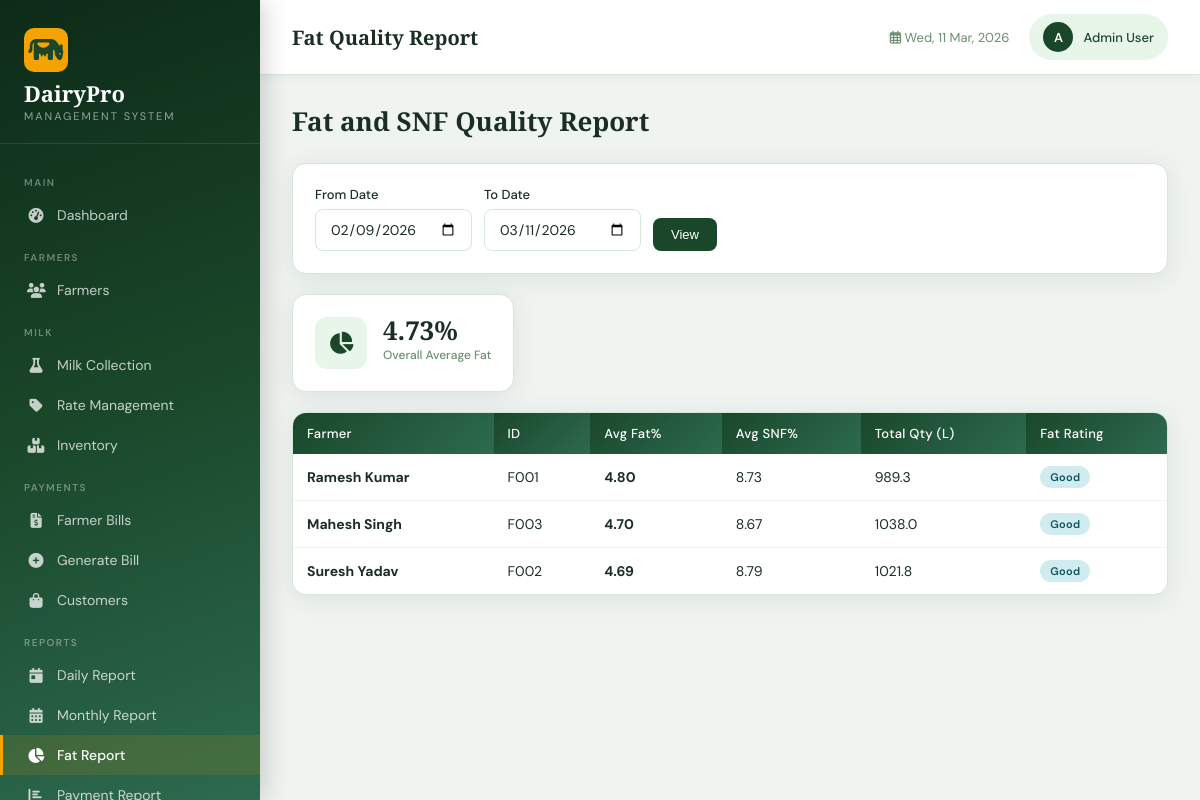
The page /reports/fat/ (signed in) on the database its author committed.
### farmers/models.py (models this page shows, shortened)
class Farmer(models.Model):
    farmer_id = models.CharField(max_length=20, unique=True)
    name = models.CharField(max_length=100)
    address = models.TextField()
    phone = models.CharField(max_length=15)
    email = models.EmailField(blank=True)
    bank_name = models.CharField(max_length=100, blank=True)
    account_number = models.CharField(max_length=30, blank=True)
    ifsc_code = models.CharField(max_length=20, blank=True)
    joining_date = models.DateField()
    is_active = models.BooleanField(default=True)
    photo = models.ImageField(upload_to='farmers/', blank=True, null=True)
    created_at = models.DateTimeField(auto_now_add=True)
    updated_at = models.DateTimeField(auto_now=True)
    class Meta:
        ordering = ['farmer_id']

### reports/views.py (the view)
# urls.py: path('fat/', views.fat_report, name='fat_report'),
@login_required
def fat_report(request):
    today = date.today()
    from_date = request.GET.get('from_date', str(today - timedelta(days=30)))
    to_date = request.GET.get('to_date', str(today))
    data = MilkCollection.objects.filter(date__gte=from_date, date__lte=to_date).values(
        'farmer__name', 'farmer__farmer_id'
    ).annotate(
        avg_fat=Avg('fat'), avg_snf=Avg('snf'), total_qty=Sum('quantity')
    ).order_by('-avg_fat')
    overall_fat = MilkCollection.objects.filter(date__gte=from_date, date__lte=to_date).aggregate(Avg('fat'))['fat__avg'] or 0
    return render(request, 'reports/fat.html', {
        'data': data, 'from_date': from_date, 'to_date': to_date, 'overall_fat': overall_fat
    })

### templates/reports/fat.html (shortened to what this page needs)
{% extends 'base.html' %}
{% block page_title %}Fat Quality Report{% endblock %}
{% block content %}
<div class="page-header"><div><h2>Fat and SNF Quality Report</h2></div></div>
<div class="card" style="margin-bottom:20px;">
  <div class="card-body">
    <form method="get" style="display:flex;gap:12px;align-items:flex-end;">
      <div class="form-group" style="margin:0;"><label class="form-label">From Date</label><input type="date" name="from_date" value="{{ from_date }}" class="form-control"></div>
      <div class="form-group" style="margin:0;"><label class="form-label">To Date</label><input type="date" name="to_date" value="{{ to_date }}" class="form-control"></div>
      <button type="submit" class="btn btn-primary">View</button>
    </form>
  </div>
</div>
<div class="stat-card" style="margin-bottom:20px;display:inline-flex;">
  <div class="stat-icon green"><i class="fas fa-chart-pie"></i></div>
  <div class="stat-info"><div class="stat-value">{{ overall_fat|floatformat:2 }}%</div><div class="stat-label">Overall Average Fat</div></div>
</div>
<div class="card">
  <div class="card-body" style="padding:0;">
    <div class="table-wrapper">
      <table>
        <thead><tr><th>Farmer</th><th>ID</th><th>Avg Fat%</th><th>Avg SNF%</th><th>Total Qty (L)</th><th>Fat Rating</th></tr></thead>
        <tbody>
        {% for d in data %}
        <tr>
          <td><strong>{{ d.farmer__name }}</strong></td>
          <td>{{ d.farmer__farmer_id }}</td>
          <td><strong>{{ d.avg_fat|floatformat:2 }}</strong></td>
          <td>{{ d.avg_snf|floatformat:2 }}</td>
          <td>{{ d.total_qty|floatformat:1 }}</td>
          <td>
            {% if d.avg_fat >= 5 %}<span class="badge badge-success">Excellent</span>
            {% elif d.avg_fat >= 4 %}<span class="badge badge-info">Good</span>
            {% elif d.avg_fat >= 3.5 %}<span class="badge badge-warning">Average</span>
            {% else %}<span class="badge badge-danger">Low</span>{% endif %}
          </td>
        </tr>
        {% empty %}
        <tr><td colspan="6" style="text-align:center;padding:40px;color:var(--text-muted)">No data for this period</td></tr>
        {% endfor %}
        </tbody>
      </table>
    </div>
  </div>
</div>
{% endblock %}

### templates/base.html (shortened to what this page needs)
<!DOCTYPE html>
<html lang="en">
<head>
    <link href="https://cdnjs.cloudflare.com/ajax/libs/font-awesome/6.4.0/css/all.min.css" rel="stylesheet">
</head>
<body>
    {% if user.is_authenticated %}
    <aside class="sidebar" id="sidebar">
        <div class="sidebar-brand">
            <div class="logo-icon"><i class="fas fa-cow"></i></div>
            <h1>DairyPro</h1>
            <span>Management System</span>
        </div>
        <nav>
            <div class="nav-section-title">Main</div>
            <a href="{% url 'dashboard' %}" class="nav-link {% if request.resolver_match.url_name == 'dashboard' %}active{% endif %}">
                <i class="fas fa-tachometer-alt"></i> Dashboard
            </a>
            <div class="nav-section-title">Farmers</div>
            <a href="{% url 'farmer_list' %}" class="nav-link {% if 'farmer' in request.resolver_match.url_name %}active{% endif %}">
                <i class="fas fa-users"></i> Farmers
            </a>
            <div class="nav-section-title">Milk</div>
            <a href="{% url 'collection_list' %}" class="nav-link {% if 'collection' in request.resolver_match.url_name %}active{% endif %}">
                <i class="fas fa-flask"></i> Milk Collection
            </a>
            <a href="{% url 'milk_rates' %}" class="nav-link {% if request.resolver_match.url_name == 'milk_rates' %}active{% endif %}">
                <i class="fas fa-tag"></i> Rate Management
            </a>
            <a href="{% url 'inventory_list' %}" class="nav-link {% if 'inventory' in request.resolver_match.url_name %}active{% endif %}">
                <i class="fas fa-boxes"></i> Inventory
            </a>
            <div class="nav-section-title">Payments</div>
            <a href="{% url 'payment_list' %}" class="nav-link {% if request.resolver_match.url_name == 'payment_list' %}active{% endif %}">
                <i class="fas fa-file-invoice-dollar"></i> Farmer Bills
            </a>
            <a href="{% url 'generate_bill' %}" class="nav-link {% if request.resolver_match.url_name == 'generate_bill' %}active{% endif %}">
                <i class="fas fa-plus-circle"></i> Generate Bill
            </a>
            <a href="{% url 'customer_list' %}" class="nav-link {% if 'customer' in request.resolver_match.url_name %}active{% endif %}">
                <i class="fas fa-shopping-bag"></i> Customers
            </a>
            <div class="nav-section-title">Reports</div>
            <a href="{% url 'daily_report' %}" class="nav-link {% if request.resolver_match.url_name == 'daily_report' %}active{% endif %}">
                <i class="fas fa-calendar-day"></i> Daily Report
            </a>
            <a href="{% url 'monthly_report' %}" class="nav-link {% if request.resolver_match.url_name == 'monthly_report' %}active{% endif %}">
                <i class="fas fa-calendar-alt"></i> Monthly Report
            </a>
            <a href="{% url 'fat_report' %}" class="nav-link {% if request.resolver_match.url_name == 'fat_report' %}active{% endif %}">
                <i class="fas fa-chart-pie"></i> Fat Report
            </a>
            <a href="{% url 'payment_report' %}" class="nav-link {% if request.resolver_match.url_name == 'payment_report' %}active{% endif %}">
                <i class="fas fa-chart-bar"></i> Payment Report
            </a>
        </nav>
    </aside>
    <div class="main-content">
        <div class="topbar">
            <div style="display:flex;align-items:center;gap:14px;">
                <div class="topbar-title">{% block page_title %}Dashboard{% endblock %}</div>
            </div>
            <div class="topbar-right">
                <div class="topbar-date"><i class="far fa-calendar-alt"></i> <span id="current-date"></span></div>
                <a href="{% url 'profile' %}" class="user-badge">
                    <div class="avatar">{{ user.first_name|first|upper|default:user.username|first|upper }}</div>
                    <span style="font-size:13px;font-weight:500;">{{ user.get_full_name|default:user.username }}</span>
                </a>
            </div>
        </div>
        <div class="content-area">
            {% block content %}{% endblock %}
        </div>
    </div>
    {% else %}
        {% block auth_content %}{% endblock %}
    {% endif %}
</body>
</html>

### rows shown on the page
Farmer: farmer__name "Ramesh Kumar", farmer__farmer_id "F001", avg_fat "4.80", avg_snf "8.73", total_qty "989.3"
Farmer: farmer__name "Mahesh Singh", farmer__farmer_id "F003", avg_fat "4.70", avg_snf "8.67", total_qty "1038.0"
Farmer: farmer__name "Suresh Yadav", farmer__farmer_id "F002", avg_fat "4.69", avg_snf "8.79", total_qty "1021.8"

### other values the page prints
{{ user.first_name|first|upper|default:user.username|first|upper }} "A"
{{ user.get_full_name|default:user.username }} "Admin User"
{{ overall_fat|floatformat:2 }} "4.73"
